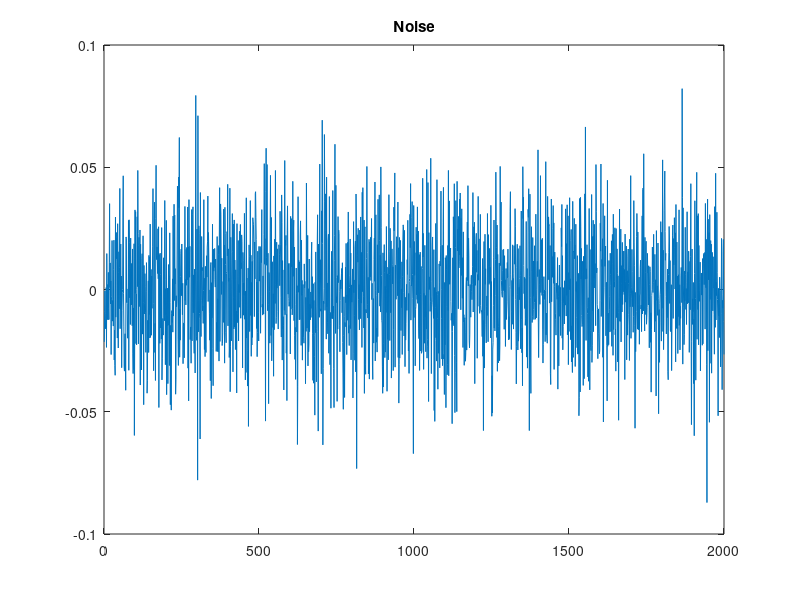
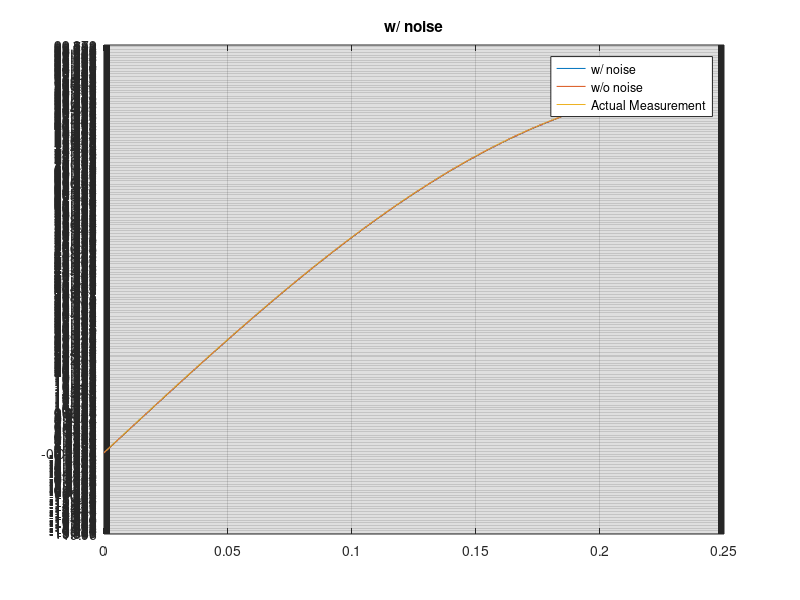
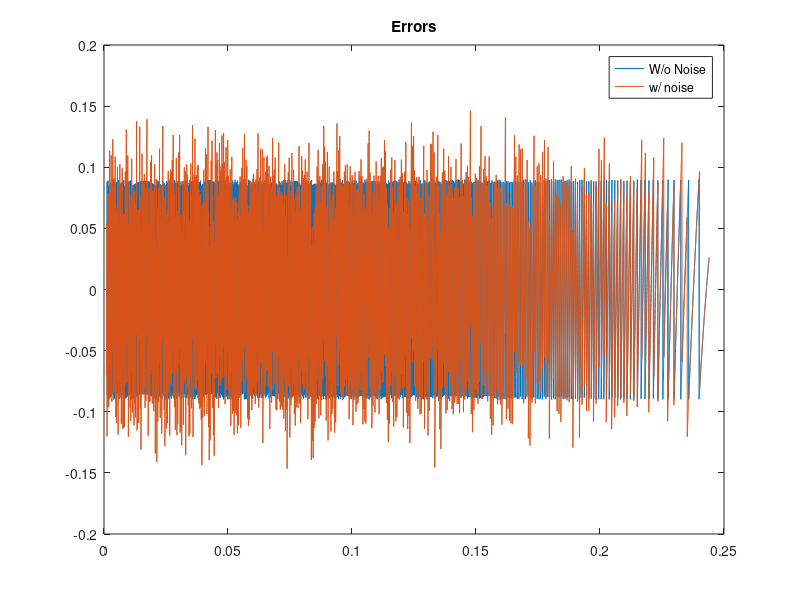
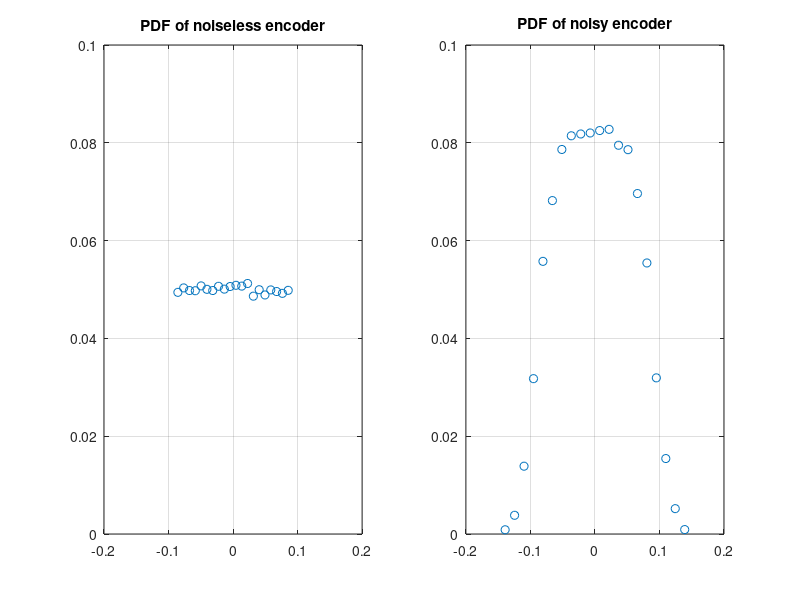

These figures' MATLAB source, in order: (Note: this script raises an error after producing the figures.)
t = 0:1e-5:0.245;
signal_itself = 90 * sin(2*pi*1*t);
downSampled_signal_itself = downsample(signal_itself, 100);

CPR = 2000;

N = length(signal_itself);

samplePoints = -180+360/CPR:360/CPR:180;
reSampledSignal = zeros(N,1);
% reSampledSignal(1) = signal_itself(1);
lastIndex = 0;
for j=2:length(samplePoints)
     if(signal_itself(1) == samplePoints(j) || signal_itself(1)>samplePoints(j-1) && signal_itself(1)<samplePoints(j) )
        lastIndex = j;
        break;
     end
end

reSampledSignal(1) = samplePoints(j-1);
for i=2:N
    derivative = signal_itself(i) - signal_itself(i-1);
    if(derivative == 0)
        reSampledSignal(i) = reSampledSignal(i-1);
    elseif(derivative > 0)
        if(signal_itself(i) > samplePoints(lastIndex+1))
            reSampledSignal(i) = samplePoints(lastIndex+1);
            lastIndex = lastIndex + 1;
        else
            reSampledSignal(i) = samplePoints(lastIndex);
        end
        
    else
        if(signal_itself(i) < samplePoints(lastIndex-1))
            reSampledSignal(i) = samplePoints(lastIndex-1);
            lastIndex = lastIndex - 1;
        else
            reSampledSignal(i) = samplePoints(lastIndex);
        end
    end
end
encoderSimWithoutNoise = reSampledSignal;
downSampled_encoderSimWithoutNoise = downsample(encoderSimWithoutNoise, 100);

% figure
% plot(t, encoderSimWithoutNoise);
% hold on
% plot(t, signal_itself);
% legend(strcat("CPR: ", num2str(CPR)), "Actual Measruement")
% title("W/O Noise")


noiseSignal = normrnd(0, 45/CPR, [length(samplePoints),1]);
figure
plot(noiseSignal)
title("Noise")
%display(max(abs(noiseSignal)))
% figure
% histogram(noiseSignal);
% 
samplePointsWoNoise= samplePoints;
samplePoints = samplePoints + noiseSignal';

reSampledSignal = zeros(N,1);
reSampledSignal(1) = signal_itself(1);
lastIndex = 0;
for j=2:length(samplePoints)
     if(signal_itself(1) == samplePoints(j))
        lastIndex = j;
     elseif(signal_itself(1)>samplePoints(j-1) && signal_itself(1)<samplePoints(j))
         lastIndex = j;
     end
end
for i=2:N
    derivative = signal_itself(i) - signal_itself(i-1);
    if(derivative == 0)
        reSampledSignal(i) = reSampledSignal(i-1);
    elseif(derivative > 0)
        if(signal_itself(i) > samplePoints(lastIndex+1))
            reSampledSignal(i) = samplePointsWoNoise(lastIndex+1);
            lastIndex = lastIndex + 1;
        else
            reSampledSignal(i) = samplePointsWoNoise(lastIndex);
        end
        
    else
        if(signal_itself(i) < samplePoints(lastIndex-1))
            reSampledSignal(i) = samplePointsWoNoise(lastIndex-1);
            lastIndex = lastIndex - 1;
        else
            reSampledSignal(i) = samplePointsWoNoise(lastIndex);
        end
    end
end
encoderSimWithNoise = reSampledSignal;
downSampled_encoderSimWithNoise = downsample(encoderSimWithNoise, 100);

figure
plot(t, encoderSimWithNoise, t, encoderSimWithoutNoise);
hold on
plot(t, signal_itself);
set(gca,'ytick',samplePoints)
grid on
legend("w/ noise", "w/o noise", "Actual Measurement")
title("w/ noise")

errorWithoutNoise1 = signal_itself-encoderSimWithoutNoise';
errorWithoutNoise = errorWithoutNoise1(100:end-100)-180/CPR;
errorWithNoise1 = signal_itself-encoderSimWithNoise';
errorWithNoise = errorWithNoise1(100:end-100)-180/CPR;
t = t(100:end-100);

error1 = downSampled_signal_itself - downSampled_encoderSimWithoutNoise';
error2 = downSampled_signal_itself - downSampled_encoderSimWithNoise';

figure
plot(t, errorWithoutNoise, t, errorWithNoise);
title("Errors");
legend("W/o Noise", "w/ noise");

[p_woNoise,x_woNoise] = hist(errorWithoutNoise, 20); 
[p_wNoise,x_wNoise] = hist(errorWithNoise, 20); 

pmfFig = figure;
subplot(1,2,1)
plot(x_woNoise,p_woNoise./sum(p_woNoise),"o"); %PDF
title("PDF of noiseless encoder")
xlim([-0.2,0.2])
ylim([0, 0.1])
grid on
subplot(1,2,2)
plot(x_wNoise,p_wNoise./sum(p_wNoise), "o"); %PDF
title("PDF of noisy encoder")
xlim([-0.2,0.2])
ylim([0, 0.1])
grid on

set(pmfFig.CurrentAxes,'TickLabelInterpreter','latex');
set(pmfFig, 'PaperPositionMode', 'auto');
set(pmfFig, 'PaperOrientation','landscape');
set(pmfFig, 'Position', [50 50 1200 800]);
print(pmfFig, '-dpdf', './pmfTest.pdf','-fillpage');



[ds_p_woNoise,ds_x_woNoise] = hist(error1, 50); 
[ds_p_wNoise,ds_x_wNoise] = hist(error2, 50);

pmfFig2 = figure;
subplot(1,2,1)
plot(ds_x_woNoise,ds_p_woNoise./sum(ds_p_woNoise),"o"); %PDF
title("PDF of noiseless encoder-downSampled")
% xlim([-0.2,0.2])
% ylim([0, 0.1])
grid on
subplot(1,2,2)
plot(ds_x_wNoise,ds_p_wNoise./sum(ds_p_wNoise), "o"); %PDF
title("PDF of noisy encoder-downSampled")
% xlim([-0.2,0.2])
% ylim([0, 0.1])
grid on

set(pmfFig2.CurrentAxes,'TickLabelInterpreter','latex');
set(pmfFig2, 'PaperPositionMode', 'auto');
set(pmfFig2, 'PaperOrientation','landscape');
set(pmfFig2, 'Position', [50 50 1200 800]);
print(pmfFig2, '-dpdf', './pmfTest.pdf2','-fillpage');


[f_woNoise,x1_woNoise] = ecdf(errorWithoutNoise); 
[f_wNoise,x1_wNoise] = ecdf(errorWithNoise);
% 
cdfFig = figure;
subplot(1,2,1)
plot(x1_woNoise, f_woNoise); %CDF
title("CDF of noiseless encoder")
grid on
subplot(1,2,2)
plot(x1_wNoise, f_wNoise)
title("CDF of noisy encoder")
grid on

set(cdfFig.CurrentAxes,'TickLabelInterpreter','latex');
set(cdfFig, 'PaperPositionMode', 'auto');
set(cdfFig, 'PaperOrientation','landscape');
set(cdfFig, 'Position', [50 50 1200 800]);
print(cdfFig, '-dpdf', './cdfTest.pdf','-fillpage');
